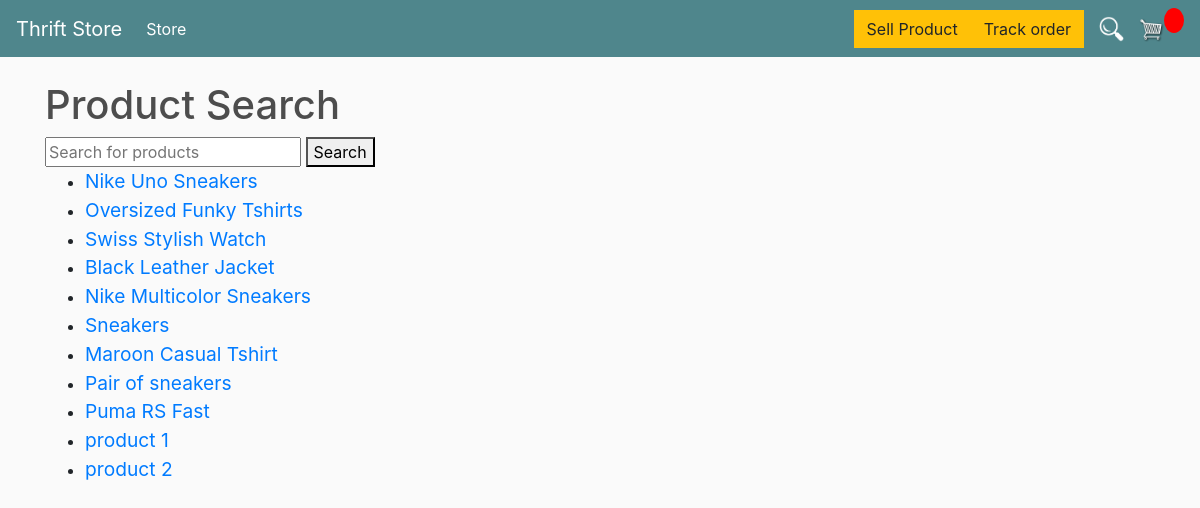
/product/search/, run on the app's committed database.
### store/models.py (models this page shows, shortened)
class Product(models.Model):
    name = models.CharField(max_length=200)
    price = models.FloatField()
    digital = models.BooleanField(default=False,null=True, blank=True)
    image = models.ImageField(null=True, blank=True)
    seller = models.ForeignKey(Customer, null=True, on_delete=models.CASCADE)

### store/views.py (the view)
# urls.py: path('product/search/', product_search, name='product_search'),
def product_search(request):
    query = request.GET.get('q')
    if query:
        products = Product.objects.filter(
            Q(name__icontains=query)
        )
    else:
        products = Product.objects.all()
    return render(request, 'store/product_search.html', {'products': products})

### store/templates/store/product_search.html
{% extends 'store/main.html' %}
{% load static %}
{% block content %}
<h1>Product Search</h1>
<form method="get" action="{% url 'product_search' %}">
    <input type="text" name="q" placeholder="Search for products">
    <button type="submit">Search</button>
</form>
{% if products.count > 0 %}
<ul>
{% for product in products %}
    <li><a href="{% url 'product_detail' pk=product.pk %}", style="font-size: larger;">{{ product.name }}</a></li>
{% endfor %}
</ul>
{% else %}
<p>No products found.</p>
{% endif %}
{% endblock content %}

### store/templates/store/main.html (shortened to what this page needs)
<!DOCTYPE html>
{% load static %}
<html>
<head>
	<link rel="stylesheet" href="https://stackpath.bootstrapcdn.com/bootstrap/4.4.1/css/bootstrap.min.css">
	<link rel="stylesheet" type="text/css" href="{% static 'css/main.css' %}">
</head>
<body>
	<nav class="navbar navbar-expand-lg navbar-dark bg-dark">
	  <a class="navbar-brand" href="{% url 'store' %}">Thrift Store</a>
	  <div class="collapse navbar-collapse" id="navbarSupportedContent">
	    <ul class="navbar-nav mr-auto">
	      <li class="nav-item active">
	        <a class="nav-link" href="{% url 'store' %}">Store <span class="sr-only">(current)</span></a>
	      </li>
	    </ul>
	    <div class="form-inline my-2 my-lg-0">
	     	<a href="{% url 'product_list' %}"class="btn btn-warning">Sell Product</a>
			<a href="{% url 'track' %}"class="btn btn-warning">Track order</a>
			 <a href="{% url 'product_search' %}">
				 <img  id="cart-icon" src="{% static 'images/search_icon.png' %}">
			 </a>
	     	<a href="{% url 'cart' %}">
	    		<img  id="cart-icon" src="{% static 'images/cart.png' %}">
	    	</a>
	    	<p id="cart-total">{{cartItems}}</p>
	    </div>
	  </div>
	</nav>
     <div class="container">
            <br>
            {% block content %}
            {% endblock content %}
         </div>
</body>
</html>

### static/css/main.css (style rules this page uses)
body { background-color: hsl(0, 0%, 98%); }
h1,h2,h3,h4,h5,h6 { color:hsl(0, 0%, 30%); }
.bg-dark { background-color: #4f868c!important; }
#cart-icon { width:25px; display: inline-block; margin-left: 15px; }
#cart-total { display: block; text-align: center; color:#fff; background-color: red; width: 20px; height: 25px; border-radius: 50%; font-size: 14px; }
.btn { border-radius: 0; }
input { font-size: 16px; }

### data on the page
Product: name "Nike Uno Sneakers"
Product: name "Oversized Funky Tshirts"
Product: name "Swiss Stylish Watch"
Product: name "Black Leather Jacket"
Product: name "Nike Multicolor Sneakers"
Product: name "Sneakers"
Product: name "Maroon Casual Tshirt"
Product: name "Pair of sneakers"
Product: name "Puma RS Fast"
Product: name "product 1"
Product: name "product 2"
